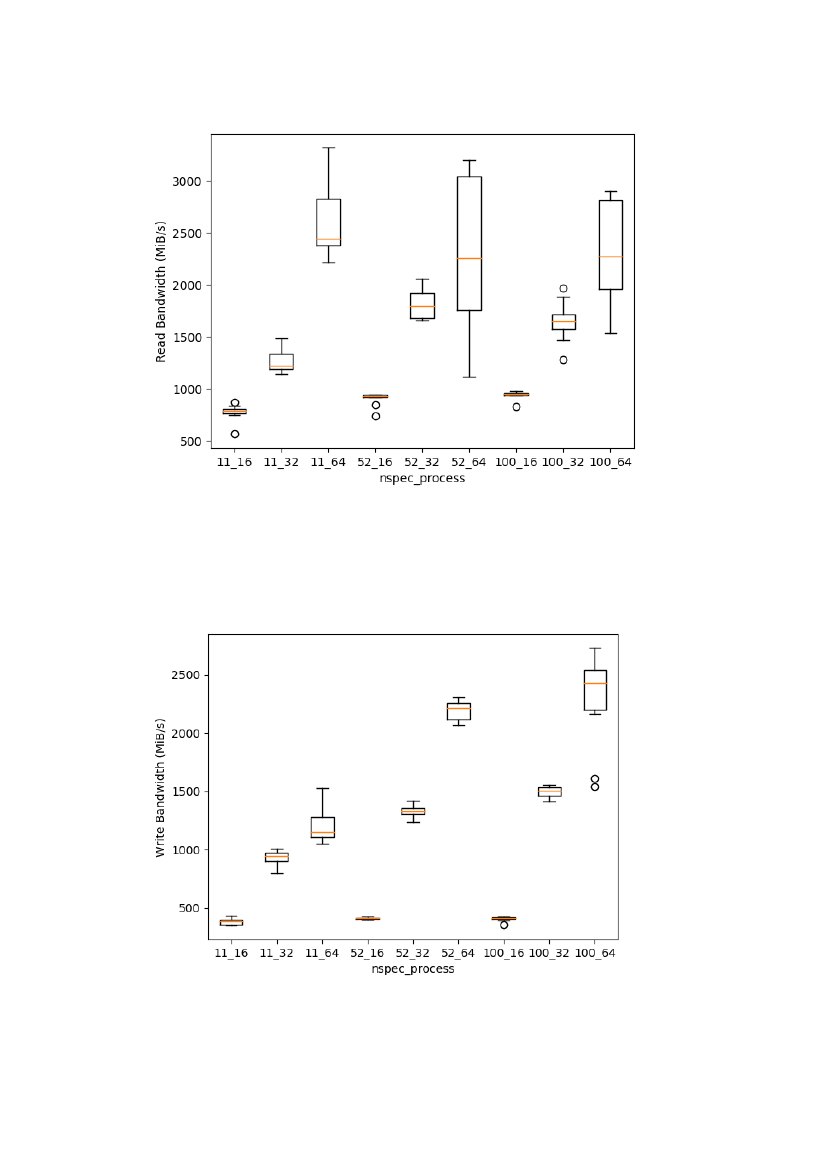

The script that saved this image:
import pandas as pd
import matplotlib.pyplot as plt
import numpy as np

#read the plot file
data=pd.read_csv('read_plot',header =None)
# change the b/w column into 9,10 dimensions
y=np.reshape(data[1].values, (9,10) )
# transpose the data
z=y.T
# select the 10th element from column 0 to display the X axis labels
col=data.iloc[::10][0]
# plotting the boxplot
fig, ax = plt.subplots()
ax.boxplot(z,labels=col)
# plot legends
plt.xlabel('nspec_process')
plt.ylabel('Read Bandwidth (MiB/s)')
plt.savefig('read_plot')

plt.clf()

#Write plot 
data=pd.read_csv('write_plot',header =None)
y=np.reshape(data[1].values, (9,10) )
z=y.T
col=data.iloc[::10][0]

fig, ax = plt.subplots()
ax.boxplot(z,labels=col)
plt.xlabel('nspec_process')
plt.ylabel('Write Bandwidth (MiB/s)')
plt.savefig('write_plot')

